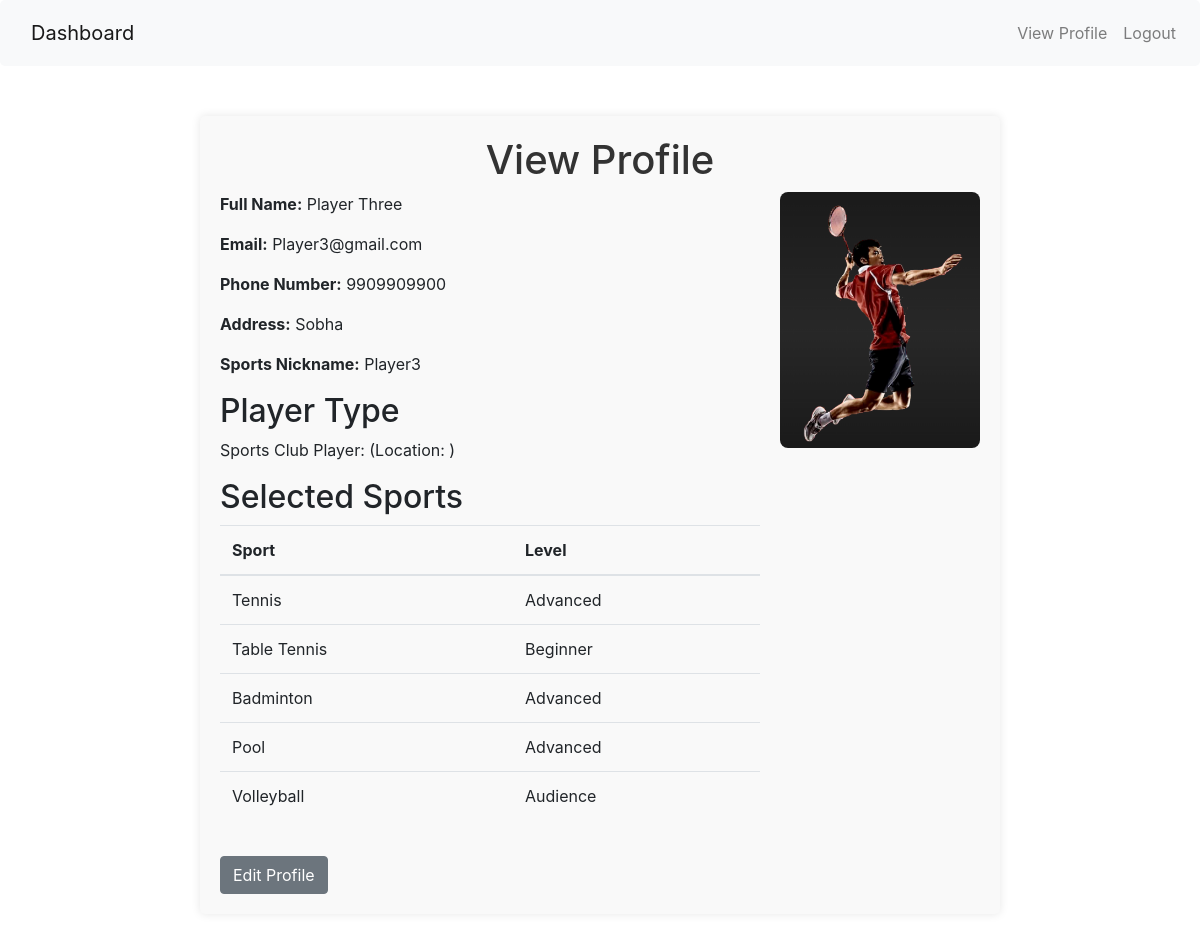
Screenshot of /view-profile/ (signed in) with the database file from the repository.
### pages/models.py (models this page shows, shortened)
class UserProfile(models.Model):
    user = models.OneToOneField(User, on_delete=models.CASCADE, related_name='profile')
    full_name = models.CharField(max_length=100)
    email = models.EmailField()
    phone_number = models.CharField(max_length=20)
    address = models.CharField(max_length=200)
    sports_nickname = models.CharField(max_length=50)
    profile_picture = models.ImageField(upload_to='profile_pictures', null=True, blank=True)
    sports_club_player = models.BooleanField(default=False)
    club_name_sports = models.CharField(max_length=100, blank=True)
    club_location_sports = models.CharField(max_length=200, blank=True)  # New field for location
    society_club_player = models.BooleanField(default=False)
    club_name_society = models.CharField(max_length=100, blank=True)
    club_location_society = models.CharField(max_length=200, blank=True)  # New field for location
    corporate_player = models.BooleanField(default=False)
    club_name_corporate = models.CharField(max_length=100, blank=True)
    club_location_corporate = models.CharField(max_length=200, blank=True)

class UserSport(models.Model):
    LEVEL_CHOICES = [
        ('beginner', 'Beginner'),
        ('intermediate', 'Intermediate'),
        ('advanced', 'Advanced'),
        ('audience', 'Audience'),
    ]
    user_profile = models.ForeignKey(UserProfile, on_delete=models.CASCADE)
    sport = models.ForeignKey(Sport, on_delete=models.CASCADE)
    level = models.CharField(max_length=20, choices=LEVEL_CHOICES)

class Sport(models.Model):
    name = models.CharField(max_length=100)

### pages/views.py (the view)
# urls.py: path('view-profile/', views.view_profile, name='view_profile'),
def view_profile(request):
    profile = UserProfile.objects.get(user=request.user)  # Get the user's profile
    user_sports = UserSport.objects.filter(user_profile=profile)  # Get all sports associated with the profile
    return render(request, 'pages/view_profile.html', {
        'profile': profile,
        'user_sports': user_sports,
    })

### pages/templates/pages/view_profile.html (shortened to what this page needs)
{% extends 'pages/base.html' %}
{% load custom_filters %}
{% block content %}
<nav class="navbar navbar-expand-lg navbar-light bg-light">
    <a class="navbar-brand" href="{% url 'dashboard' %}">Dashboard</a>
    <div class="collapse navbar-collapse" id="navbarNav">
        <ul class="navbar-nav ml-auto">
            <li class="nav-item">
                <a class="nav-link" href="{% url 'view_profile' %}">View Profile</a>
            </li>
            <li class="nav-item">
                <a class="nav-link" href="{% url 'logout' %}">Logout</a>
            </li>
        </ul>
    </div>
</nav>
<div class="profile-container">
    <h1>View Profile</h1>
    <div class="profile-info">
        <div class="profile-details">
            <p><strong>Full Name:</strong> {{ profile.full_name }}</p>
            <p><strong>Email:</strong> {{ profile.email }}</p>
            <p><strong>Phone Number:</strong> {{ profile.phone_number }}</p>
            <p><strong>Address:</strong> {{ profile.address }}</p>
            <p><strong>Sports Nickname:</strong> {{ profile.sports_nickname }}</p>
            <h2>Player Type</h2>
            {% if profile.sports_club_player %}
                <p>Sports Club Player: {{ profile.club_name_sports }} (Location: {{ profile.club_location_sports }})</p>
            {% endif %}
            <h2>Selected Sports</h2>
            <table class="table">
                <thead>
                    <tr>
                        <th>Sport</th>
                        <th>Level</th>
                    </tr>
                </thead>
                <tbody>
                    {% for user_sport in user_sports %}
                    <tr>
                        <td>{{ user_sport.sport.name }}</td>
                        <td>{{ user_sport.level|title }}</td>
                    </tr>
                    {% endfor %}
                </tbody>
            </table>
        </div>
        <div class="profile-image">
            {% if profile.profile_picture %}
                <img src="{{ profile.profile_picture.url }}" alt="Profile Picture" class="img-fluid">
            {% else %}
                <p>No profile picture uploaded.</p>
            {% endif %}
        </div>
    </div>
    <a href="{% url 'user_profile' %}" class="btn btn-secondary">Edit Profile</a>
</div>
{% endblock %}

### pages/static/css/styles.css (style rules this page uses)
body { background-color: #f2f2f2; font-family: Arial, sans-serif; }
h1 { text-align: center; color: #333; margin-bottom: 20px; }
.navbar { background-color: #4CAF50; padding: 10px; border-radius: 5px; margin-bottom: 20px; }
.navbar ul { list-style-type: none; padding: 0; margin: 0; display: flex; justify-content: space-around; }
.navbar li { display: inline; }
.navbar a { color: white; text-decoration: none; padding: 10px 15px; border-radius: 3px; transition: background-color 0.3s; }
.profile-container { background-color: #f9f9f9; padding: 20px; border-radius: 5px; box-shadow: 0 0 10px rgba(0, 0, 0, 0.1); max-width: 800px; margin: 50px auto; }
.profile-info { display: flex; justify-content: space-between; align-items: flex-start; }
.profile-details { flex: 1; margin-right: 20px; }
.profile-image { max-width: 200px; }
.profile-image img { width: 100%; border-radius: 8px; }
.btn-secondary { margin-top: 20px; }

### rows the page displays
UserProfile: full_name "Player Three", email "Player3@gmail.com", phone_number "9909909900", address "Sobha", sports_nickname "Player3", profile_picture (picture)
UserSport: sport.name "Tennis", level "Advanced"
UserSport: sport.name "Table Tennis", level "Beginner"
UserSport: sport.name "Badminton", level "Advanced"
UserSport: sport.name "Pool", level "Advanced"
UserSport: sport.name "Volleyball", level "Audience"
